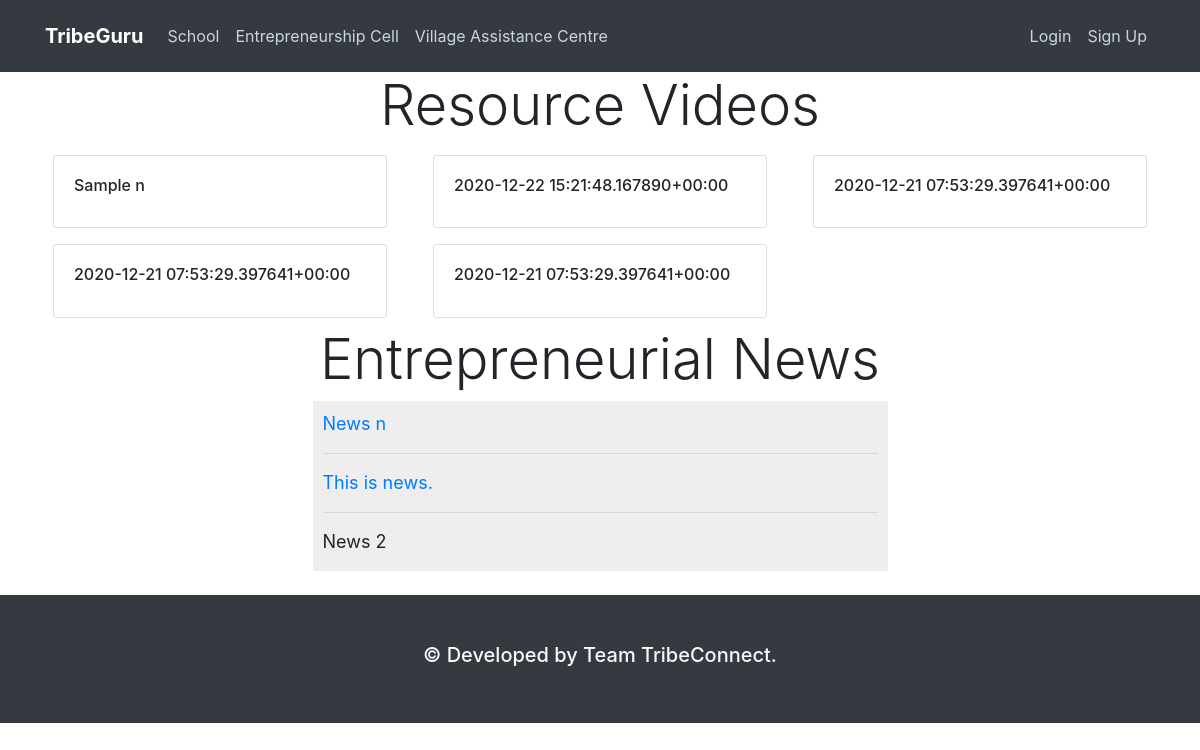
Screenshot of /ent-cell/ with the database file from the repository.
### entCell/models.py (models this page shows, shortened)
class entVideo(models.Model):
    title = models.TextField(max_length=100)
    video = EmbedVideoField()  # same like models.URLField()

class entNews(models.Model):
    title = models.TextField(max_length=280)
    link = models.URLField(max_length=200, null=True, blank=True)

### entCell/views.py (the view)
# urls.py: path('', views.entHome, name='ent-home')
def entHome(request):
    entVids = reversed(entVideo.objects.all())
    entNewss = reversed(entNews.objects.all())
    return render(request, 'entCell/ent-home.html', {'entVids':entVids, 'entNewss':entNewss})

### templates/entCell/ent-home.html (shortened to what this page needs)
{% extends 'base.html' %}
{% load static %}
{% load embed_video_tags %}
{% block styles %}
    <link rel="stylesheet" type="text/css" href="{% static 'ent-home.css' %}">
{% endblock styles %}
{% block content %}
<div class='row text-center'>
    <div class='col-md-12'>
        <h1 class="display-4">Resource Videos</h1>
    </div>
</div>
<div class="row row-cols-1 row-cols-md-3 g-4">
    {% for vid in entVids %}
        <div class="col">
            <div class="card m-2">
            <div class="card-body">
                <h6 class="card-title">{{ vid.title }}</h6>
            </div>
            </div>
        </div>
    {% endfor %}
</div>
<div class='row text-center'>
    <div class='col-md-12'>
        <h1 class="display-4">Entrepreneurial News</h1>
    </div>
</div>
<div class='vticker-wrap'>
    <ul id="news">
        {% for news in entNewss %}
            {% if news.link %}
                <li><a target='_blank' href="{{ news.link }}">{{ news.title }}</a></li><hr>
            {% else %}
                <li>{{ news.title }}</li><hr>
            {% endif %}
        {% endfor %}
    </ul>
</div>
{% endblock content %}

### static/main.css (style rules this page uses)
ul { margin: 0; }

### static/ent-home.css (style rules this page uses)
.vticker-wrap { height: 150px; width: 50%; margin: auto; overflow: hidden; padding: 10px; box-sizing: content-box; background: #eee; }
.vticker-wrap ul { animation-name: vticker; animation-duration: 10s; animation-iteration-count: infinite; animation-timing-function: cubic-bezier(1, 0, 0.5, 0); padding: 0; margin: 0; list-style-type: none; }
.vticker-wrap ul li { line-height: 26px; font-size: 18px; }

### rows the page displays
entVideo: title "Sample n"
entVideo: title "2020-12-22 15:21:48.167890+00:00"
entVideo: title "2020-12-21 07:53:29.397641+00:00"
entVideo: title "2020-12-21 07:53:29.397641+00:00"
entVideo: title "2020-12-21 07:53:29.397641+00:00"
entNews: title "News n"
entNews: title "This is news."
entNews: title "News 2"
